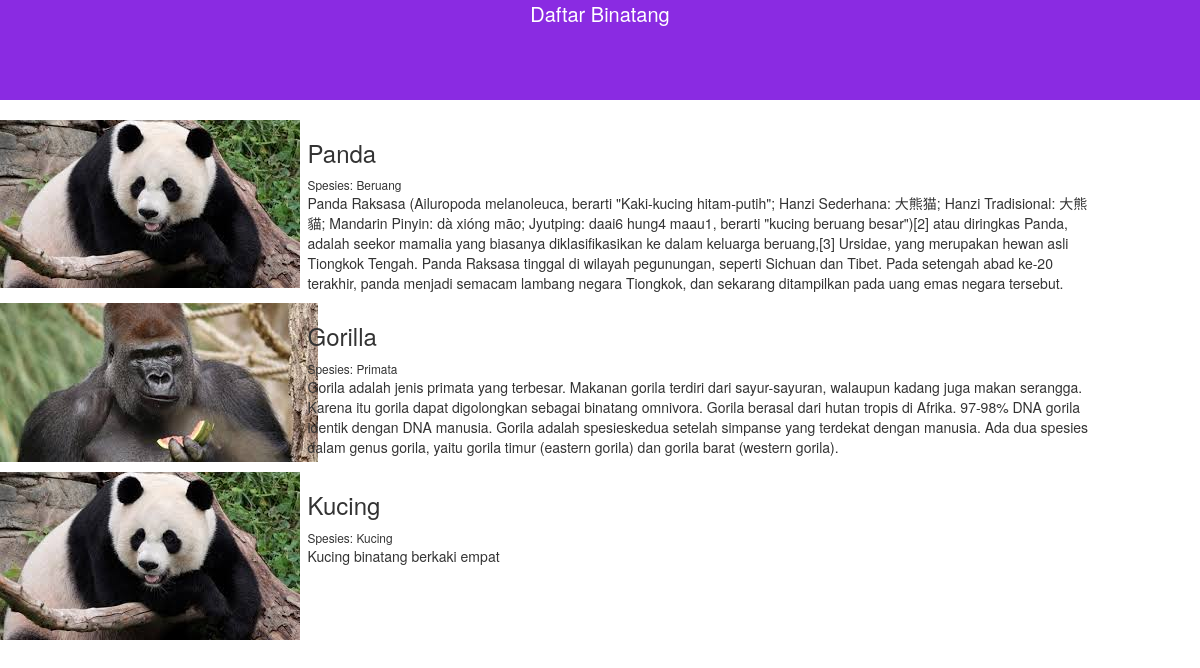
Page /db_binatang/ on the committed database.
### binatang/models.py (models this page shows, shortened)
class Binatang(models.Model):
    name = models.CharField(max_length=200)
    images = models.CharField(max_length=200)
    description = models.TextField()
    species = models.CharField(max_length=200)
    created_date = models.DateTimeField(default=timezone.now)

### binatang/views.py (the view)
# urls.py: path('db_binatang/', views.db_binatang, name='db_binatang'),
def db_binatang(request):
    binatang = Binatang.objects.all()
    return render(request, 'binatang/db_binatang.html', {'animals': binatang})

### binatang/templates/binatang/db_binatang.html (shortened to what this page needs)
{% load static %}
<html>
    <head>
        <link rel="stylesheet" href="{% static 'css/bootstrap.min.css' %}">
        <link rel="stylesheet" href="{% static 'css/binatang.css' %}">
    </head>
    <body>
        <div class="row">
            <div class="col-md-12 text-center judul">Daftar Binatang</div>
        </div>
        {% for data in animals %}
        <div class="row">
            <div class="col-md-3 text-center">
                <img src="{{ data.images }}" alt="">
            </div>
            <div class="col-md-8">
                <h3>{{ data.name }}</h3>
                <small>Spesies: {{ data.species }}</small><br>
                    {{ data.description }}
            </div>
        </div>
        {% endfor %}
    </body>
</html>

### binatang/static/css/binatang.css (style rules this page uses)
.judul { height: 100px; background-color: blueviolet; color: white; font-size: 20px; margin-bottom: 10px; }
.row { margin-bottom: 10px; }

### rows in the picture
Binatang: images (picture), name "Panda", species "Beruang", description "Panda Raksasa (Ailuropoda melanoleuca, berarti \"Kaki-kucing hitam-putih\"; Hanzi Sederhana: 大熊猫; Hanzi Tradisional: 大熊貓; Mandarin Pinyin: dà xióng māo; Jyutping: daai6 hung4 maau1, berarti \"kucing beruang besar\")[2] atau diringkas Panda, adalah seekor mamalia yang biasanya diklasifikasikan ke dalam keluarga beruang,[3] Ursidae, yang merupakan hewan asli Tiongkok Tengah. Panda Raksasa tinggal di wilayah pegunungan, seperti Sichuan dan Tibet. Pada setengah abad ke-20 terakhir, panda menjadi semacam lambang negara Tiongkok, dan sekarang ditampilkan pada uang emas negara tersebut."
Binatang: images (picture), name "Gorilla", species "Primata", description "Gorila adalah jenis primata yang terbesar. Makanan gorila terdiri dari sayur-sayuran, walaupun kadang juga makan serangga. Karena itu gorila dapat digolongkan sebagai binatang omnivora. Gorila berasal dari hutan tropis di Afrika. 97-98% DNA gorila identik dengan DNA manusia. Gorila adalah spesieskedua setelah simpanse yang terdekat dengan manusia. Ada dua spesies dalam genus gorila, yaitu gorila timur (eastern gorila) dan gorila barat (western gorila)."
Binatang: images (picture), name "Kucing", species "Kucing", description "Kucing binatang berkaki empat"
